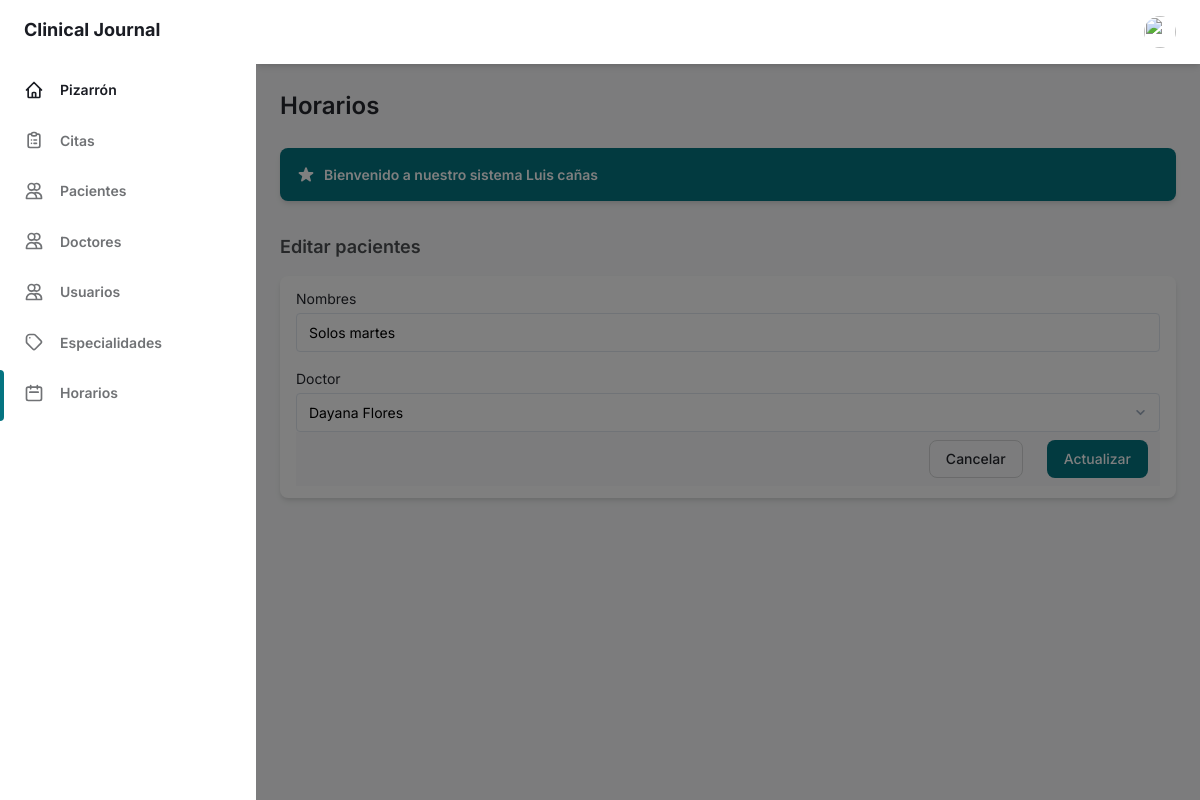
/vista/horario/edit.php?id=2 (signed in), run on an earlier commit of the app's database.
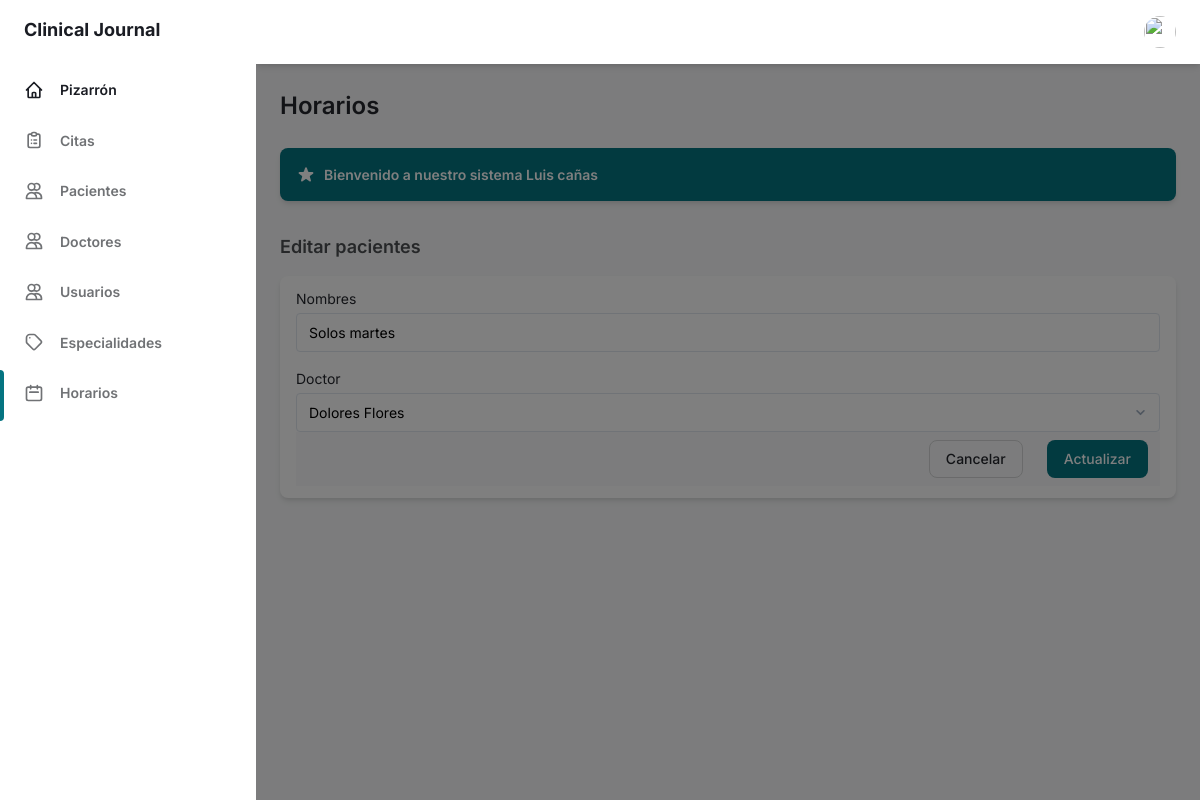
And on a later commit of the database.
### tables this page shows
CREATE TABLE `horario` (
  `idhora` int(11) NOT NULL,
  `nomhora` varchar(25) NOT NULL,
  `coddoc` int(11) NOT NULL,
  `estado` char(1) NOT NULL,
  `fere` timestamp NOT NULL DEFAULT current_timestamp() ON UPDATE current_timestamp()
);

CREATE TABLE `doctor` (
  `coddoc` int(11) NOT NULL,
  `dnidoc` char(10) NOT NULL,
  `nomdoc` varchar(50) NOT NULL,
  `apedoc` varchar(50) NOT NULL,
  `codespe` int(11) NOT NULL,
  `sexo` char(15) NOT NULL,
  `telefo` char(9) NOT NULL,
  `fechanaci` date NOT NULL,
  `correo` varchar(50) NOT NULL,
  `naciona` varchar(35) NOT NULL,
  `estado` char(15) NOT NULL,
  `fecha_create` timestamp NOT NULL DEFAULT current_timestamp() ON UPDATE current_timestamp()
);

### vista/horario/edit.php (the view, shortened to what the changed rows need)
<!DOCTYPE html>
<html :class="{ 'theme-dark': dark }" x-data="data()" lang="en">
<head>
    <link rel="stylesheet" href="../../assets/css/tailwind.output.css" />
    <link rel="stylesheet" href="https://cdnjs.cloudflare.com/ajax/libs/Chart.js/2.9.3/Chart.min.css" />
</head>
<body>
    <div class="flex h-screen bg-gray-50 dark:bg-gray-900" :class="{ 'overflow-hidden': isSideMenuOpen }">
        <div class="flex flex-col flex-1 w-full">
            <main class="h-full overflow-y-auto">
                <div class="container px-6 mx-auto grid">
                    <h2 class="my-6 text-2xl font-semibold text-gray-700 dark:text-gray-200">
                        Horarios
                    </h2>
                    <?php
                    function connect()
                    {
                        return new mysqli("localhost", "root", "", "proyecto_clinica");
                    }
                    $con = connect();
                    $id = $_GET['id'];
                    $sql = "SELECT horario.idhora,horario.nomhora, doctor.coddoc, doctor.dnidoc, doctor.nomdoc, doctor.apedoc, doctor.telefo, horario.estado, horario.fere  FROM horario INNER JOIN doctor ON horario.coddoc = doctor.coddoc  WHERE idhora= '$id'";
                    $query  = $con->query($sql);
                    $data =  array();
                    if ($query) {
                        while ($r = $query->fetch_object()) {
                            $data[] = $r;
                        }
                    }
                    ?>
                    <?php if (count($data) > 0) : ?>
                        <?php foreach ($data as $d) : ?>
                            <div class="px-4 py-3 mb-8 bg-white rounded-lg shadow-md dark:bg-gray-800">
                                <form method="POST" autocomplete="off" action="../../folder/horario.php?id=<?php echo $d->idhora; ?>" role="form">
                                    <label class="block text-sm">
                                        <span class="text-gray-700 dark:text-gray-400">Nombres</span>
                                        <input name="nomhora" value="<?php echo $d->nomhora; ?>" type="text" class="block w-full mt-1 text-sm dark:border-gray-600 dark:bg-gray-700 focus:border-teal-400 focus:outline-none focus:shadow-outline-teal dark:text-gray-300 dark:focus:shadow-outline-gray form-input" placeholder="Cardiologia" />
                                    </label>
                                    <label class="block mt-4 text-sm">
                                        <span class="text-gray-700 dark:text-gray-400">
                                            Doctor
                                        </span>
                                        <select name="coddoc" class="block w-full mt-1 text-sm dark:text-gray-300 dark:border-gray-600 dark:bg-gray-700 form-select focus:border-teal-400 focus:outline-none focus:shadow-outline-teal dark:focus:shadow-outline-gray">
                                            <option value="<?php echo $d->coddoc; ?>"><?php echo $d->nomdoc; ?> <?php echo $d->apedoc; ?></option>
                                        </select>
                                    </label>
                                    <footer class="flex flex-col items-center justify-end px-3 py-2 -mx-3 -mb-6 space-y-4 sm:space-y-0 sm:space-x-6 sm:flex-row bg-gray-50 dark:bg-gray-800">
                                        <button @click="closeModal" class="w-full px-5 py-3 text-sm font-medium leading-5 text-white text-gray-700 transition-colors duration-150 border border-gray-300 rounded-lg dark:text-gray-400 sm:px-4 sm:py-2 sm:w-auto active:bg-transparent hover:border-gray-500 focus:border-gray-500 active:text-gray-500 focus:outline-none focus:shadow-outline-gray">
                                            Cancelar
                                        </button>
                                        <button name="update4" class="w-full px-5 py-3 text-sm font-medium leading-5 text-white transition-colors duration-150 bg-teal-600 border border-transparent rounded-lg sm:w-auto sm:px-4 sm:py-2 active:bg-teal-600 hover:bg-teal-700 focus:outline-none focus:shadow-outline-teal">
                                            Actualizar
                                        </button>
                                    </footer>
                                </form>
                            </div>
                        <?php endforeach; ?>
                    <?php else : ?>
                        <span class="px-2 py-1 font-semibold leading-tight text-red-700 bg-red-100 rounded-full dark:text-red-100 dark:bg-red-700">
                            No hay datos
                        </span>
                    <?php endif; ?>
                </div>
                <?php require '../template/footer.php';  ?>

What changed in the data, as far as the page shows it:
changed through a linked row, horario "Solos martes": coddoc "Dayana Flores" → "Dolores Flores"
